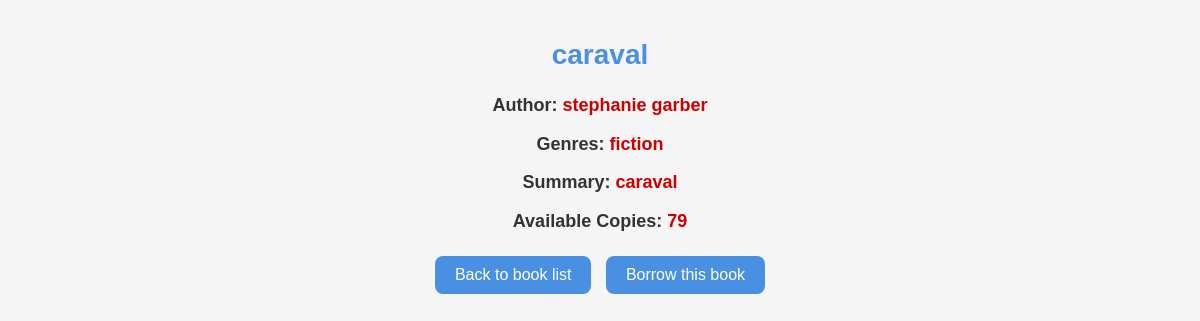
The app's page /book/2/, older data.
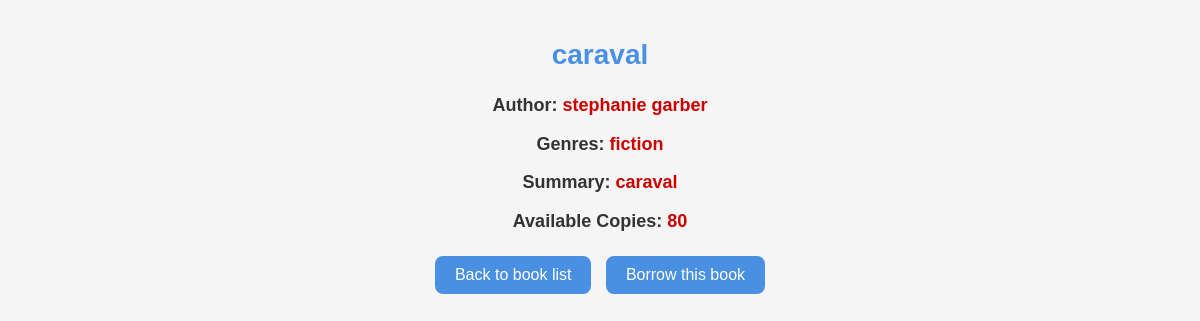
The same page, newer data.
### welcome/models.py (models this page shows)
class Book(models.Model):
    title = models.CharField(max_length=200)
    author = models.ForeignKey(Author, on_delete=models.CASCADE)
    genre = models.ManyToManyField(Genre)
    summary = models.TextField()
    isbn = models.CharField(max_length=13, unique=True)
    available_copies = models.PositiveIntegerField(default=1)
    image = models.ImageField(upload_to='book_images/', blank=True, null=True)  # New image field

class Author(models.Model):
    first_name = models.CharField(max_length=100)
    last_name = models.CharField(max_length=100)

class Genre(models.Model):
    name = models.CharField(max_length=200)

### welcome/views.py (the view)
# urls.py: path('book/<int:pk>/', views.book_detail, name='book_detail'),
def book_detail(request, pk):
    book = get_object_or_404(Book, pk=pk)
    return render(request, 'book_detail.html', {'book': book})

### welcome/templates/book_detail.html (shortened to what this page needs)
<!DOCTYPE html>
<html lang="en">
<head>
</head>
<body>
    <h1>{{ book.title }}</h1>
    <p><strong>Author:</strong> {{ book.author.first_name }} {{ book.author.last_name }}</p>
    <p><strong>Genres:</strong>
        {% for genre in book.genre.all %}
            {{ genre.name }}{% if not forloop.last %}, {% endif %}
        {% endfor %}
    </p>    <p><strong>Summary:</strong> {{ book.summary }}</p>
    <p><strong>Available Copies:</strong> {{ book.available_copies }}</p>
    <a href="{% url 'book_list' %}">Back to book list</a>
    {% if book.available_copies > 0 %}
        <a href="{% url 'borrow_book' book.pk %}">Borrow this book</a>
    {% else %}
        <p class="available-message">Not available for borrowing</p>
    {% endif %}
</body>
</html>

### welcome/templates/book_detail.html (style rules this page uses)
body { font-family: Arial, sans-serif; background-color: #f5f5f5; margin: 0; padding: 20px; color: #333; text-align: center; }
h1 { font-size: 28px; color: #4a90e2; margin-bottom: 20px; }
p { font-size: 18px; line-height: 1.6; margin: 10px 0; }
p strong { color: #333; }
a { display: inline-block; margin: 10px 5px; text-decoration: none; color: #ffffff; background-color: #4a90e2; padding: 10px 20px; border-radius: 8px; font-size: 16px; transition: background-color 0.3s, color 0.3s; }
p:not(.available-message) { color: #cc0000; font-weight: bold; }

Row changes from the older to the newer data that the page shows:
changed Book "caraval": available_copies "79" → "80"
